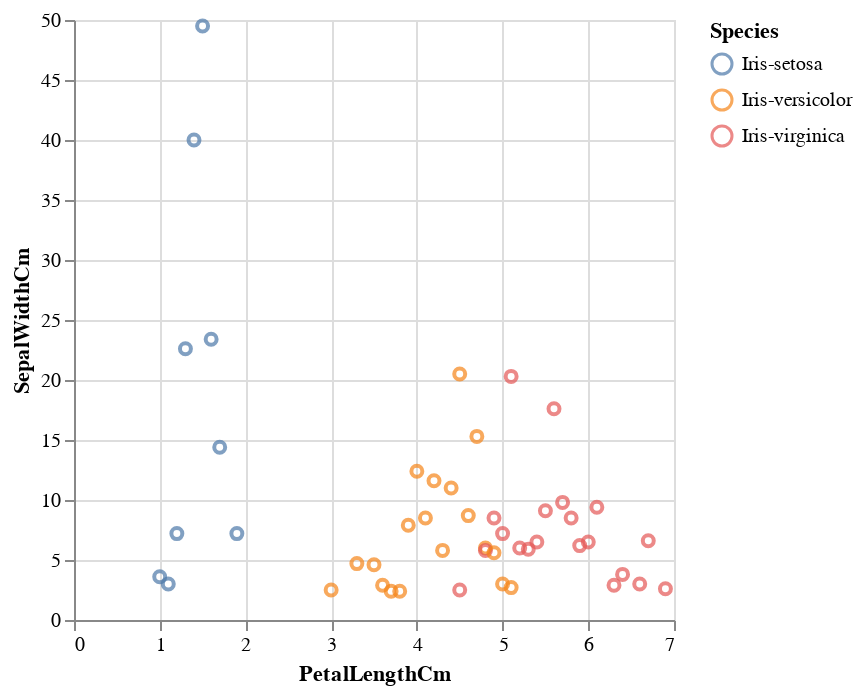

Notebook cell for this chart:
### Code cell
from lan_py_common.lib import *
from IPython.display import display, Math # type: ignore

df = Df.from_schema_and_csv(
    DfJsonSchema.from_dict({
        'ty': 'Iris',
        'Id': 'int',
        'SepalLengthCm': 'float',
        'SepalWidthCm': 'float',
        'PetalLengthCm': 'float',
        'PetalWidthCm': 'float',
        'Species': 'str',
    }).unwrap(),
    '~/data/kaggle/datasets/uciml/iris/Iris.csv'
).unwrap()

plot_df = to_labeled_scatter2_df(df, "PetalLengthCm", "SepalWidthCm", "Species").unwrap()
alt_colored_scatter2(plot_df, groupby_method="sum")

### Figure 1 — Vega-Lite specification as saved in the notebook (floating-point values rounded to 4 significant figures)
{"config": {"view": {"continuousWidth": 300, "continuousHeight": 300}}, "data": {"name": "data-82e40f2d7e1621fc7e855dc3fbad1fa2"}, "mark": {"type": "point"}, "encoding": {"color": {"field": "label", "title": "Species", "type": "nominal"}, "x": {"field": "x", "title": "PetalLengthCm", "type": "quantitative"}, "y": {"field": "y", "title": "SepalWidthCm", "type": "quantitative"}}, "$schema": "https://vega.github.io/schema/vega-lite/v5.20.1.json", "datasets": {"data-82e40f2d7e1621fc7e855dc3fbad1fa2": [{"x": 1.0, "label": "Iris-setosa", "y": 3.6}, {"x": 1.1, "label": "Iris-setosa", "y": 3.0}, {"x": 1.2, "label": "Iris-setosa", "y": 7.2}, {"x": 1.3, "label": "Iris-setosa", "y": 22.6}, {"x": 1.4, "label": "Iris-setosa", "y": 40.0}, {"x": 1.5, "label": "Iris-setosa", "y": 49.5}, {"x": 1.6, "label": "Iris-setosa", "y": 23.4}, {"x": 1.7, "label": "Iris-setosa", "y": 14.4}, {"x": 1.9, "label": "Iris-setosa", "y": 7.2}, {"x": 3.0, "label": "Iris-versicolor", "y": 2.5}, {"x": 3.3, "label": "Iris-versicolor", "y": 4.7}, {"x": 3.5, "label": "Iris-versicolor", "y": 4.6}, {"x": 3.6, "label": "Iris-versicolor", "y": 2.9}, {"x": 3.7, "label": "Iris-versicolor", "y": 2.4}, {"x": 3.8, "label": "Iris-versicolor", "y": 2.4}, {"x": 3.9, "label": "Iris-versicolor", "y": 7.9}, {"x": 4.0, "label": "Iris-versicolor", "y": 12.4}, {"x": 4.1, "label": "Iris-versicolor", "y": 8.5}, {"x": 4.2, "label": "Iris-versicolor", "y": 11.6}, {"x": 4.3, "label": "Iris-versicolor", "y": 5.8}, {"x": 4.4, "label": "Iris-versicolor", "y": 11.0}, {"x": 4.5, "label": "Iris-versicolor", "y": 20.5}, {"x": 4.5, "label": "Iris-virginica", "y": 2.5}, {"x": 4.6, "label": "Iris-versicolor", "y": 8.7}, {"x": 4.7, "label": "Iris-versicolor", "y": 15.3}, {"x": 4.8, "label": "Iris-versicolor", "y": 6.0}, {"x": 4.8, "label": "Iris-virginica", "y": 5.8}, {"x": 4.9, "label": "Iris-versicolor", "y": 5.6}, {"x": 4.9, "label": "Iris-virginica", "y": 8.5}, {"x": 5.0, "label": "Iris-versicolor", "y": 3.0}, {"x": 5.0, "label": "Iris-virginica", "y": 7.2}, {"x": 5.1, "label": "Iris-versicolor", "y": 2.7}, {"x": 5.1, "label": "Iris-virginica", "y": 20.3}, {"x": 5.2, "label": "Iris-virginica", "y": 6.0}, {"x": 5.3, "label": "Iris-virginica", "y": 5.9}, {"x": 5.4, "label": "Iris-virginica", "y": 6.5}, {"x": 5.5, "label": "Iris-virginica", "y": 9.1}, {"x": 5.6, "label": "Iris-virginica", "y": 17.6}, {"x": 5.7, "label": "Iris-virginica", "y": 9.8}, {"x": 5.8, "label": "Iris-virginica", "y": 8.5}, {"x": 5.9, "label": "Iris-virginica", "y": 6.2}, {"x": 6.0, "label": "Iris-virginica", "y": 6.5}, {"x": 6.1, "label": "Iris-virginica", "y": 9.4}, {"x": 6.3, "label": "Iris-virginica", "y": 2.9}, {"x": 6.4, "label": "Iris-virginica", "y": 3.8}, {"x": 6.6, "label": "Iris-virginica", "y": 3.0}, {"x": 6.7, "label": "Iris-virginica", "y": 6.6}, {"x": 6.9, "label": "Iris-virginica", "y": 2.6}]}}
